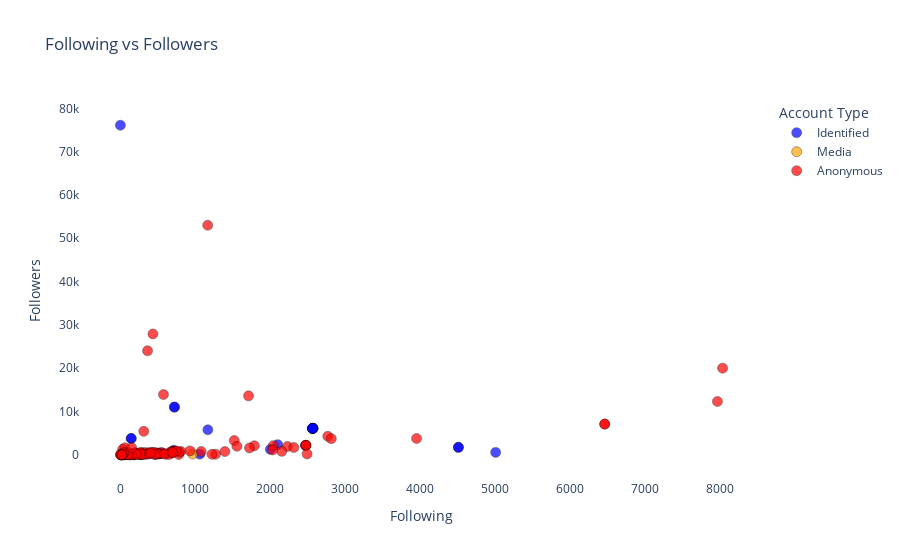

Source (notebook cell):
### Code cell
df1=df.select(
    pl.col("ID"),
    pl.col("Account handle"),
    pl.col("Following"),
    pl.col("Followers"),
    pl.col("Account type")
)

colors = {
    'Identified': 'blue',
    'Media': 'orange',
    'Anonymous': 'red'
}
print(df1)

import plotly.express as px
import plotly.graph_objects as go

fig = go.Figure()

for account_type, color in colors.items():
    filtered_df = df.filter(pl.col('Account type') == account_type)
    fig.add_trace(go.Scatter(
        x=filtered_df['Following'],
        y=filtered_df['Followers'],
        mode='markers',
        text=filtered_df['Account handle'],
        hovertemplate='<b>%{text}</b><br>Following: %{x}<br>Followers: %{y}',
        marker=dict(
            size=10,
            color=color,
            opacity=0.7,
            line=dict(width=0.5, color='black')
        ),
        name=account_type  # Specify the name for each trace
    ))

# Customize the layout
fig.update_layout(
    title='Following vs Followers',
    xaxis_title='Following',
    yaxis_title='Followers',
    hoverlabel=dict(bgcolor='white', font_size=12),
    plot_bgcolor='white',
    legend_title='Account Type'
)

### Figure 1 — Plotly figure (JSON) as saved in the notebook; plotly's stock layout.template omitted (floating-point values rounded to 4 significant figures)
{"data": [{"hovertemplate": "<b>%{text}</b><br>Following: %{x}<br>Followers: %{y}", "marker": {"color": "blue", "line": {"color": "black", "width": 0.5}, "opacity": 0.7, "size": 10}, "mode": "markers", "name": "Identified", "text": ["@ItsJamMagno", "@LelangmoVlogger", "@iskonglasalista", "@mendozadino", "@iskonglasalista", "@PManejr", "@iskonglasalista", "@jassyangeli", "@jassyangeli", "@iskonglasalista", "@H4L0H4L0", "@iskonglasalita", "@Altesing_Manny", "@iskonglasalista", "@rhan_duke", "@ementriboychoi", "@iammarkgarcia_", "@jbrsamonte", "@ace_on_airrr", "@thebossEFRAIM", "@iam_joshua_bc17", "@jamesparmis", "@Valenzuela_Jeff", "@Smartteaser192", "@babeline7", "@anazachia", "@apolinarcespos", "@teriyo", "@iskonglasalista", "@PulbuRonn", "@marortoll", "@iskonglasalista", "@sycipft", "@sycipft", "@marortoll", "@marredroyalty", "@sycipft", "@sycipft", "@teriyo", "@PulbuRonn"], "type": "scatter", "x": [0, 430, 2568, 260, 2568, 1060, 2568, 185, 185, 2568, 61, 2568, 562, 2568, 470, 43, 1167, 132, 187, 271, 2099, 711, 253, 5007, 89, 133, 2001, 4510, 2561, 144, 721, 2561, 522, 522, 721, 2470, 522, 522, 4510, 144], "y": [76100, 257, 6097, 37, 6097, 136, 6097, 57, 57, 6097, 10, 6096, 406, 6096, 52, 85, 5759, 304, 212, 31, 2338, 1044, 165, 547, 21, 8, 1248, 1711, 6064, 3766, 11000, 6064, 260, 260, 11000, 2169, 260, 260, 1710, 3766]}, {"hovertemplate": "<b>%{text}</b><br>Following: %{x}<br>Followers: %{y}", "marker": {"color": "orange", "line": {"color": "black", "width": 0.5}, "opacity": 0.7, "size": 10}, "mode": "markers", "name": "Media", "text": ["@1dugoph", "@newspaperphcom"], "type": "scatter", "x": [8, 964], "y": [3, 159]}, {"hovertemplate": "<b>%{text}</b><br>Following: %{x}<br>Followers: %{y}", "marker": {"color": "red", "line": {"color": "black", "width": 0.5}, "opacity": 0.7, "size": 10}, "mode": "markers", "name": "Anonymous", "text": ["@arthur_vee", "@Brad_Kardinal", "@WinwinEklabu", "@cierloX6", "@dTnalakRiderSR", "@SLaKaTor", "@JVMombay", "@krameoj2", "@Hyden007Toro", "@hitman531ph", "@Hyden007Toro", "@ArianaCharice", "@Whatsupjess1", "@gerrydeleo", "@nhoy2011", "@Whatsupjess1", "@JurisImmanuel", "@FilCitizenPH", "@AnlaboTsong", "@alden_chua", "@TheSmilingBOW", "@MalaChinaPalace", "@micashan", "@gigaigurlmd", "@matansero12886", "@Ztirf17", "@loloromatu", "@Edelwei8", "@osolge2665", "@Fred_1222", "@SamuraiKatipun", "@blackkn05858615", "@SethTojon", "@marredroyalty", "@marredroyalty", "@AliKyle14", "@sonycuerdo", "@thirteenLexa", "@ronald4eternity", "@rom40800032", "@PinasAngInaNyo", "@marredroyalty", "@yellowzingers1", "@jaby111219", "@WinwinEklabu", "@Martina40290987", "@KenesuMiko", "@saylothe", "@dreamy_eyes0", "@AldreanNavarro", "@senall83", "@Hades_alexis", "@jonnelcardano", "@tapatnapilipino", "@emvisi", "@emvisi", "@tapatnapilipino", "@aizenrei20", "@lynmadrid2017", "@Deemcma76111219", "@http_brent22", "@Spankmerigor", "@Deemcma76111219", "@TishaCM", "@AngAkinLangNman", "@abet023", "@ddaengseul", "@gaudz1948", "@Ur_Supermhay", "@ZunRa", "@alden_chua", "@AbsoluteroC", "@fu_rher_", "@YolandaQueens", "@pinoyanghang", "@jemsenpai30", "@zhandy_77", "@olpips", "@imnotyomom", "@AtokPascua", "@philwayne88", "@arogante_ka_tse", "@WordsinMyMind5", "@Runel24947326", "@1vic2r310", "@Domingo31356729", "@BryanLapez", "@ManuelM73700324", "@BrujaDelDemonio", "@SiiniGeng", "@Rosmar_Masarap", "@liaoericph", "@rumflan60", "@allain_z", "@msuniversemimi", "@Yelle007", "@ShnFrncsc01", "@cinecinecine30", "@kotomba431C", "Doctor Luck", "@Paps_Caloy", "@DontTryMeTsk", "@DodongPags", "@DinoMacaldo", "@roumelle_p", "@theguru91010011", "@MDSOnwardPH22", "@bivoc1", "@ManolitoMantal2", "@thatsthetweet00"], "type": "scatter", "x": [2767, 1787, 6462, 542, 1519, 481, 16, 481, 179, 312, 179, 2229, 127, 414, 175, 127, 446, 47, 575, 268, 239, 504, 606, 689, 95, 63, 43, 685, 279, 122, 657, 929, 78, 2475, 2475, 13, 16, 237, 331, 47, 716, 2475, 459, 25, 6462, 18, 10, 30, 1269, 317, 1222, 2491, 89, 58, 295, 295, 58, 121, 17, 190, 362, 292, 190, 434, 369, 648, 58, 340, 61, 806, 268, 2, 61, 779, 1165, 287, 9, 785, 1394, 745, 88, 2153, 149, 212, 27, 104, 30, 683, 362, 1555, 47, 586, 3952, 1078, 384, 1723, 405, 150, 2042, 8035, 1710, 2814, 2314, 16, 14, 698, 7966, 5, 20, 2032], "y": [4255, 2067, 7082, 532, 3275, 252, 5, 432, 6, 5405, 6, 1909, 3, 533, 21, 3, 551, 50, 13900, 487, 243, 191, 124, 753, 22, 2, 6, 383, 272, 52, 502, 893, 71, 2171, 2171, 1, 2, 41, 176, 0, 785, 2171, 63, 8, 7082, 2, 5, 1256, 123, 539, 105, 186, 46, 315, 162, 162, 315, 12, 6, 436, 177, 63, 436, 27900, 490, 42, 517, 126, 1614, 773, 482, 0, 75, 44, 53000, 44, 85, 618, 732, 879, 83, 788, 17, 127, 1, 25, 17, 680, 24000, 1950, 441, 181, 3746, 758, 202, 1571, 422, 1620, 2093, 20000, 13600, 3724, 1667, 0, 2, 490, 12300, 0, 12, 1117]}], "layout": {"hoverlabel": {"bgcolor": "white", "font": {"size": 12}}, "legend": {"title": {"text": "Account Type"}}, "plot_bgcolor": "white", "title": {"text": "Following vs Followers"}, "xaxis": {"title": {"text": "Following"}}, "yaxis": {"title": {"text": "Followers"}}}}
